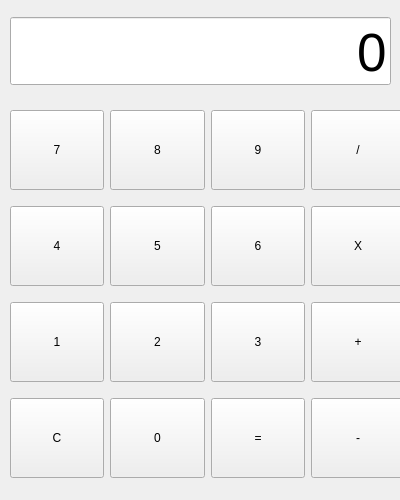
<?xml version="1.0" encoding="UTF-8"?>
<ui version="4.0">
 <class>Form</class>
 <widget class="QWidget" name="Form">
  <property name="geometry">
   <rect>
    <x>0</x>
    <y>0</y>
    <width>400</width>
    <height>500</height>
   </rect>
  </property>
  <property name="windowTitle">
   <string>Form</string>
  </property>
  <widget class="QWidget" name="verticalLayoutWidget">
   <property name="geometry">
    <rect>
     <x>10</x>
     <y>10</y>
     <width>381</width>
     <height>83</height>
    </rect>
   </property>
   <layout class="QVBoxLayout" name="verticalLayout">
    <item>
     <widget class="QLineEdit" name="le_view">
      <property name="font">
       <font>
        <pointsize>40</pointsize>
       </font>
      </property>
      <property name="text">
       <string>0</string>
      </property>
      <property name="alignment">
       <set>Qt::AlignBottom|Qt::AlignRight|Qt::AlignTrailing</set>
      </property>
     </widget>
    </item>
   </layout>
  </widget>
  <widget class="QWidget" name="gridLayoutWidget">
   <property name="geometry">
    <rect>
     <x>10</x>
     <y>100</y>
     <width>395</width>
     <height>391</height>
    </rect>
   </property>
   <layout class="QGridLayout" name="gridLayout">
    <item row="0" column="0">
     <widget class="QPushButton" name="btn_number7">
      <property name="minimumSize">
       <size>
        <width>0</width>
        <height>80</height>
       </size>
      </property>
      <property name="text">
       <string>7</string>
      </property>
     </widget>
    </item>
    <item row="2" column="0">
     <widget class="QPushButton" name="btn_number1">
      <property name="minimumSize">
       <size>
        <width>0</width>
        <height>80</height>
       </size>
      </property>
      <property name="text">
       <string>1</string>
      </property>
     </widget>
    </item>
    <item row="1" column="0">
     <widget class="QPushButton" name="btn_number4">
      <property name="minimumSize">
       <size>
        <width>0</width>
        <height>80</height>
       </size>
      </property>
      <property name="text">
       <string>4</string>
      </property>
     </widget>
    </item>
    <item row="0" column="1">
     <widget class="QPushButton" name="btn_number8">
      <property name="minimumSize">
       <size>
        <width>0</width>
        <height>80</height>
       </size>
      </property>
      <property name="text">
       <string>8</string>
      </property>
     </widget>
    </item>
    <item row="0" column="2">
     <widget class="QPushButton" name="btn_number9">
      <property name="minimumSize">
       <size>
        <width>0</width>
        <height>80</height>
       </size>
      </property>
      <property name="text">
       <string>9</string>
      </property>
     </widget>
    </item>
    <item row="1" column="1">
     <widget class="QPushButton" name="btn_number5">
      <property name="minimumSize">
       <size>
        <width>0</width>
        <height>80</height>
       </size>
      </property>
      <property name="text">
       <string>5</string>
      </property>
     </widget>
    </item>
    <item row="2" column="1">
     <widget class="QPushButton" name="btn_number2">
      <property name="minimumSize">
       <size>
        <width>0</width>
        <height>80</height>
       </size>
      </property>
      <property name="text">
       <string>2</string>
      </property>
     </widget>
    </item>
    <item row="2" column="2">
     <widget class="QPushButton" name="btn_number3">
      <property name="minimumSize">
       <size>
        <width>0</width>
        <height>80</height>
       </size>
      </property>
      <property name="text">
       <string>3</string>
      </property>
     </widget>
    </item>
    <item row="3" column="0">
     <widget class="QPushButton" name="btn_C">
      <property name="minimumSize">
       <size>
        <width>0</width>
        <height>80</height>
       </size>
      </property>
      <property name="text">
       <string>C</string>
      </property>
     </widget>
    </item>
    <item row="1" column="2">
     <widget class="QPushButton" name="btn_number6">
      <property name="minimumSize">
       <size>
        <width>0</width>
        <height>80</height>
       </size>
      </property>
      <property name="text">
       <string>6</string>
      </property>
     </widget>
    </item>
    <item row="3" column="2">
     <widget class="QPushButton" name="btn_result">
      <property name="minimumSize">
       <size>
        <width>0</width>
        <height>80</height>
       </size>
      </property>
      <property name="text">
       <string>=</string>
      </property>
     </widget>
    </item>
    <item row="3" column="1">
     <widget class="QPushButton" name="btn_number0">
      <property name="minimumSize">
       <size>
        <width>0</width>
        <height>80</height>
       </size>
      </property>
      <property name="text">
       <string>0</string>
      </property>
     </widget>
    </item>
    <item row="0" column="3">
     <widget class="QPushButton" name="btn_divide">
      <property name="minimumSize">
       <size>
        <width>0</width>
        <height>80</height>
       </size>
      </property>
      <property name="text">
       <string>/</string>
      </property>
     </widget>
    </item>
    <item row="1" column="3">
     <widget class="QPushButton" name="btn_multipy">
      <property name="minimumSize">
       <size>
        <width>0</width>
        <height>80</height>
       </size>
      </property>
      <property name="text">
       <string>X</string>
      </property>
     </widget>
    </item>
    <item row="2" column="3">
     <widget class="QPushButton" name="btn_add">
      <property name="minimumSize">
       <size>
        <width>0</width>
        <height>80</height>
       </size>
      </property>
      <property name="text">
       <string>+</string>
      </property>
     </widget>
    </item>
    <item row="3" column="3">
     <widget class="QPushButton" name="btn_minus">
      <property name="minimumSize">
       <size>
        <width>0</width>
        <height>80</height>
       </size>
      </property>
      <property name="text">
       <string>-</string>
      </property>
     </widget>
    </item>
   </layout>
  </widget>
 </widget>
 <resources/>
 <connections/>
</ui>
